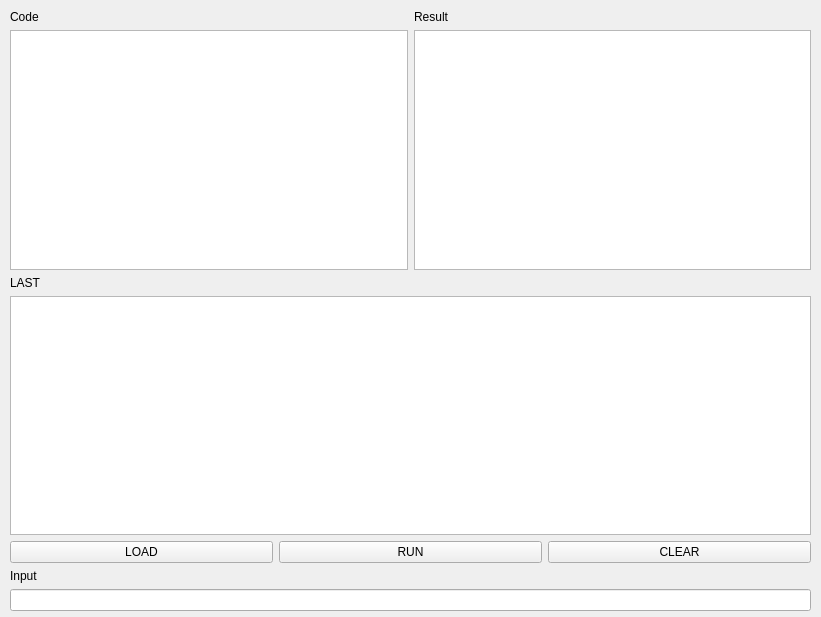
<?xml version="1.0" encoding="UTF-8"?>
<ui version="4.0">
 <class>MainWindow</class>
 <widget class="QMainWindow" name="MainWindow">
  <property name="geometry">
   <rect>
    <x>0</x>
    <y>0</y>
    <width>821</width>
    <height>617</height>
   </rect>
  </property>
  <property name="windowTitle">
   <string>Basic Interpreter</string>
  </property>
  <property name="windowIcon">
   <iconset resource="assets.qrc">
    <normaloff>:/new/prefix1/B.png</normaloff>:/new/prefix1/B.png</iconset>
  </property>
  <widget class="QWidget" name="centralwidget">
   <widget class="QWidget" name="verticalLayoutWidget">
    <property name="geometry">
     <rect>
      <x>10</x>
      <y>10</y>
      <width>801</width>
      <height>601</height>
     </rect>
    </property>
    <layout class="QVBoxLayout" name="verticalLayout_4">
     <item>
      <layout class="QHBoxLayout" name="horizontalLayout_2">
       <item>
        <layout class="QVBoxLayout" name="verticalLayout_9">
         <item>
          <widget class="QLabel" name="Code_Label">
           <property name="text">
            <string>Code</string>
           </property>
          </widget>
         </item>
         <item>
          <widget class="QTextBrowser" name="Code_Browser"/>
         </item>
        </layout>
       </item>
       <item>
        <layout class="QVBoxLayout" name="verticalLayout_6">
         <item>
          <widget class="QLabel" name="Result_Label">
           <property name="text">
            <string>Result</string>
           </property>
          </widget>
         </item>
         <item>
          <widget class="QTextBrowser" name="Result_Browser"/>
         </item>
        </layout>
       </item>
      </layout>
     </item>
     <item>
      <layout class="QVBoxLayout" name="verticalLayout_8">
       <item>
        <widget class="QLabel" name="LAST_Label">
         <property name="text">
          <string>LAST</string>
         </property>
        </widget>
       </item>
       <item>
        <widget class="QTextBrowser" name="LAST_Browser"/>
       </item>
      </layout>
     </item>
     <item>
      <layout class="QHBoxLayout" name="horizontalLayout_3">
       <item>
        <widget class="QPushButton" name="Load_Btn">
         <property name="text">
          <string>LOAD</string>
         </property>
        </widget>
       </item>
       <item>
        <widget class="QPushButton" name="Run_Btn">
         <property name="text">
          <string>RUN</string>
         </property>
        </widget>
       </item>
       <item>
        <widget class="QPushButton" name="Clear_Btn">
         <property name="text">
          <string>CLEAR</string>
         </property>
        </widget>
       </item>
      </layout>
     </item>
     <item>
      <layout class="QVBoxLayout" name="verticalLayout_7">
       <item>
        <widget class="QLabel" name="Input_Btn">
         <property name="text">
          <string>Input</string>
         </property>
        </widget>
       </item>
       <item>
        <widget class="QLineEdit" name="Input_Line"/>
       </item>
      </layout>
     </item>
    </layout>
   </widget>
  </widget>
 </widget>
 <resources>
  <include location="assets.qrc"/>
 </resources>
 <connections/>
</ui>
